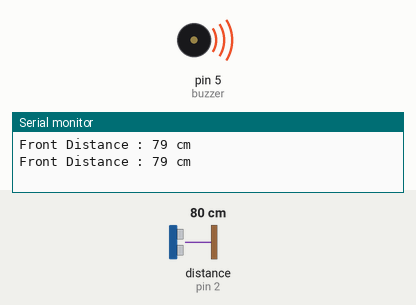
A sketch run on a simulated Arduino Uno, built with avr-gcc and run on an emulated ATmega328P. Parts: buzzer (waves = sounding, pin HIGH), the last lines printed to the serial monitor. Wiring (inferred from the names in the program): ultrasonic range finder: trigger pin 3; echo pin 2. The inputs (shaded band) are chosen by the test bench; at power-on: distance to the obstacle (sensor on pin 2) 80 cm. The echo pulse lasts 58.3 µs per cm; pins used as bus, display or sensor lines are not drawn.

Above: at 2.2 s.
2.3 s: distance to the obstacle (sensor on pin 2) set to 97 cm
5.8 s: distance to the obstacle (sensor on pin 2) set to 105 cm
At 6.4 s:
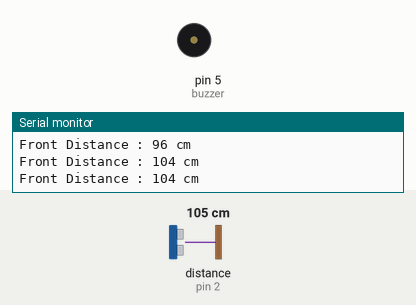
7.8 s: distance to the obstacle (sensor on pin 2) set to 2 cm
At 8.2 s:
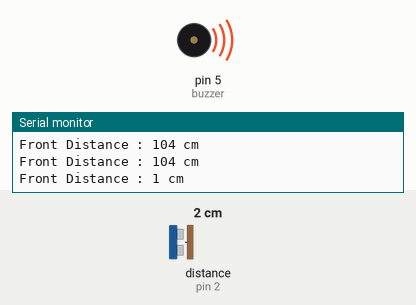
12.8 s: distance to the obstacle (sensor on pin 2) set to 120 cm
At 14.1 s:
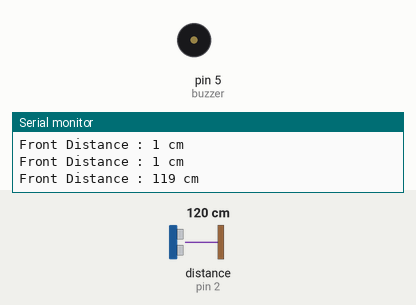
Timing chart, 0 to 15.8 s (numbered marks = the images above; inputs shaded):
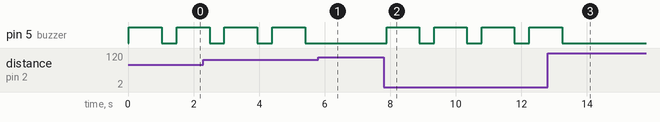

Measured:
- the behaviour switches between 100 and 101 cm on distance to the obstacle (sensor on pin 2) (found by bisection; images 0 and 1)
- after the input at 5.8 s, pin 5 (buzzer): stays LOW (without the input it goes to HIGH after 0.06 s)
- after the input at 7.8 s, pin 5 (buzzer): alternates HIGH for 1.0 s and LOW for 0.45 s, starting after 0.09 s
- after the input at 12.8 s, pin 5 (buzzer): goes on until 13.2 s, then stays LOW
- by itself, pin 5 (buzzer): alternates HIGH for 1.0 s and LOW for 0.46 s

The sketch:

DistanceAlert.ino
```cpp
/* Front */
#define echoPinF 2 // attach pin D2 Arduino to pin Echo of HC-SR04
#define trigPinF 3 //attach pin D3 Arduino to pin Trig of HC-SR04
long frontDuration; // variable for the duration of sound wave travel
int frontDistance; // variable for the distance measurement
int frontScale = 50; // distance between sensor and vehicle head

/* Back */
// #define echoPinB 2
// #define trigPinB 3
// long backDuration;
// int backDistance;
// int backScale = 50;

#define buzzer 5
// alertDistance can calculate from max speed s=ut+(1/2)at^2 for safety or dynamic by speed
long alertDistance = 50;

void setup() {
  Serial.begin(9600); // Serial Communication is starting with 9600 of baudrate speed

  /* Front */
  pinMode(trigPinF, OUTPUT); // Sets the trigPin as an OUTPUT
  pinMode(echoPinF, INPUT); // Sets the echoPin as an INPUT

  /* Back */
  // pinMode(trigPinB, OUTPUT);
  // pinMode(echoPinB, INPUT);

  pinMode(buzzer, OUTPUT);
  Serial.println("Distance Alert"); // print some text in Serial Monitor
  Serial.println("Ultrasonic Sensor HC-SR04, Buzzer and Arduino UNO R3");
}

void loop() {

  //if wheelchair not running -> buzzer not working ?

  /* Front */
  // Clears the trigPin condition
  digitalWrite(trigPinF, LOW);
  delayMicroseconds(2);
  // Sets the trigPin HIGH (ACTIVE) for 10 microseconds
  digitalWrite(trigPinF, HIGH);
  delayMicroseconds(10);
  digitalWrite(trigPinF, LOW);

  // Reads the echoPin, returns the sound wave travel time in microseconds
  frontDuration = pulseIn(echoPinF, HIGH);
  // Calculating the distance
  frontDistance = (frontDuration/2) / 29.1; // Speed of sound wave divided by 2 (go and back)

  // Displays the distance on the Serial Monitor
  Serial.print("Front Distance : ");
  Serial.print(frontDistance);
  Serial.println(" cm");

  //Condition
  if(frontDistance < alertDistance + frontScale) {
    digitalWrite(buzzer, 1);
    delay(1000);
    digitalWrite(buzzer, 0);
    delay(50);
  } else {
    digitalWrite(buzzer, 0);
  }

  /* Back */
  // digitalWrite(trigPinB, LOW);
  // delayMicroseconds(2);
  // digitalWrite(trigPinB, HIGH);
  // delayMicroseconds(10);
  // digitalWrite(trigPinB, LOW);

  // backDuration = pulseIn(echoPinB, HIGH);
  // backDistance = (backDuration/2) / 29.1;

  // Serial.print("Back Distance : ");
  // Serial.print(backDistance);
  // Serial.println(" cm");

  // if(backDistance < alertDistance + backScale) {
  //   digitalWrite(buzzer, 1);
  //   delay(100);
  //   digitalWrite(buzzer, 0);
  //   delay(50);
  // } else {
  //   digitalWrite(buzzer, 0);
  // }

  Serial.println("");
  delay(400);

}
```
